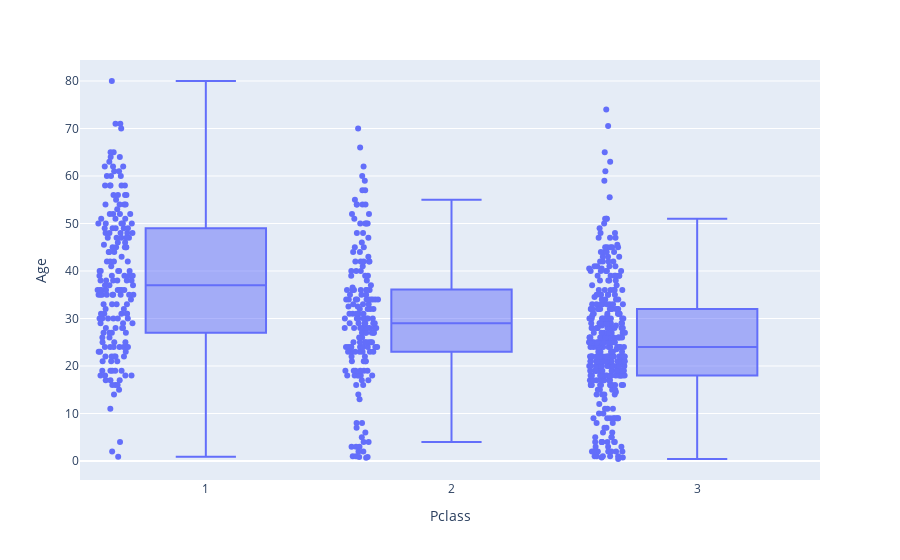

Source (notebook cell):
### Code cell
# Use plotly to nunique the exact mean of 'Age' for each 'Pclass'
# points='all' - display underlying data points
box_plot = px.box(train, x='Pclass', y='Age', points='all')
box_plot.show()

### Figure 1 — Plotly figure (JSON) as saved in the notebook; plotly's stock layout.template omitted (floating-point values rounded to 4 significant figures; data arrays with more than 128 entries replaced by an {"elided": "..."} marker saying what was removed)
{"data": [{"alignmentgroup": "True", "boxpoints": "all", "hovertemplate": "Pclass=%{x}<br>Age=%{y}<extra></extra>", "legendgroup": "", "marker": {"color": "#636efa"}, "name": "", "notched": false, "offsetgroup": "", "orientation": "v", "showlegend": false, "type": "box", "x": {"elided": "891 int values"}, "x0": " ", "xaxis": "x", "y": {"elided": "891 float values"}, "y0": " ", "yaxis": "y"}], "layout": {"autosize": true, "boxmode": "group", "legend": {"tracegroupgap": 0}, "margin": {"t": 60}, "xaxis": {"anchor": "y", "autorange": true, "domain": [0, 1], "range": [0.4679, 3.5], "title": {"text": "Pclass"}, "type": "linear"}, "yaxis": {"anchor": "x", "autorange": true, "domain": [0, 1], "range": [-4.001, 84.42], "title": {"text": "Age"}, "type": "linear"}}}
